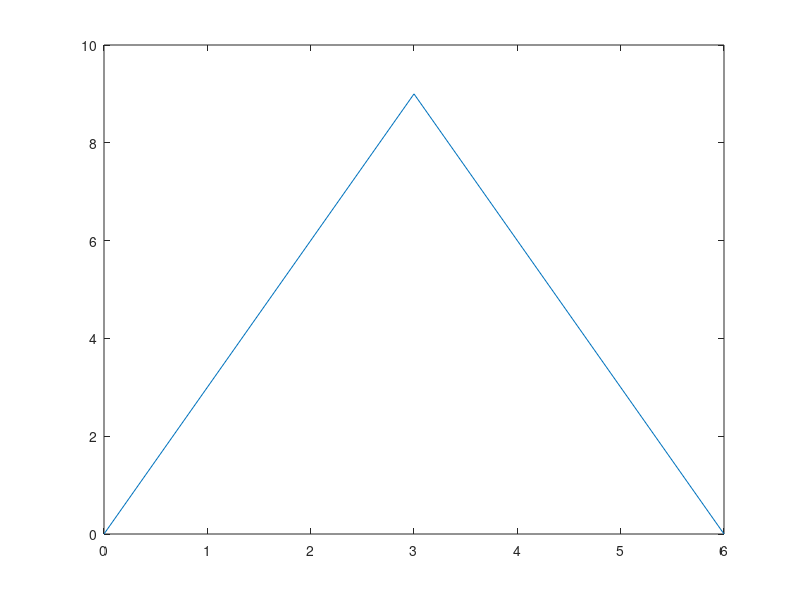

Write MATLAB code to recreate this figure.
Theta = 30/180*pi;                         % Angle of Rotation
w = [4 5]';                                % Coordinates of the rotation center. 

D = [0 6 5 1 3; 0 0 3 3 9];                % Coordinate Matrix for Point 1~5
figure; plot([D(1,1) D(1,5) D(1,2)],[D(2,1) D(2,5) D(2, 2)])